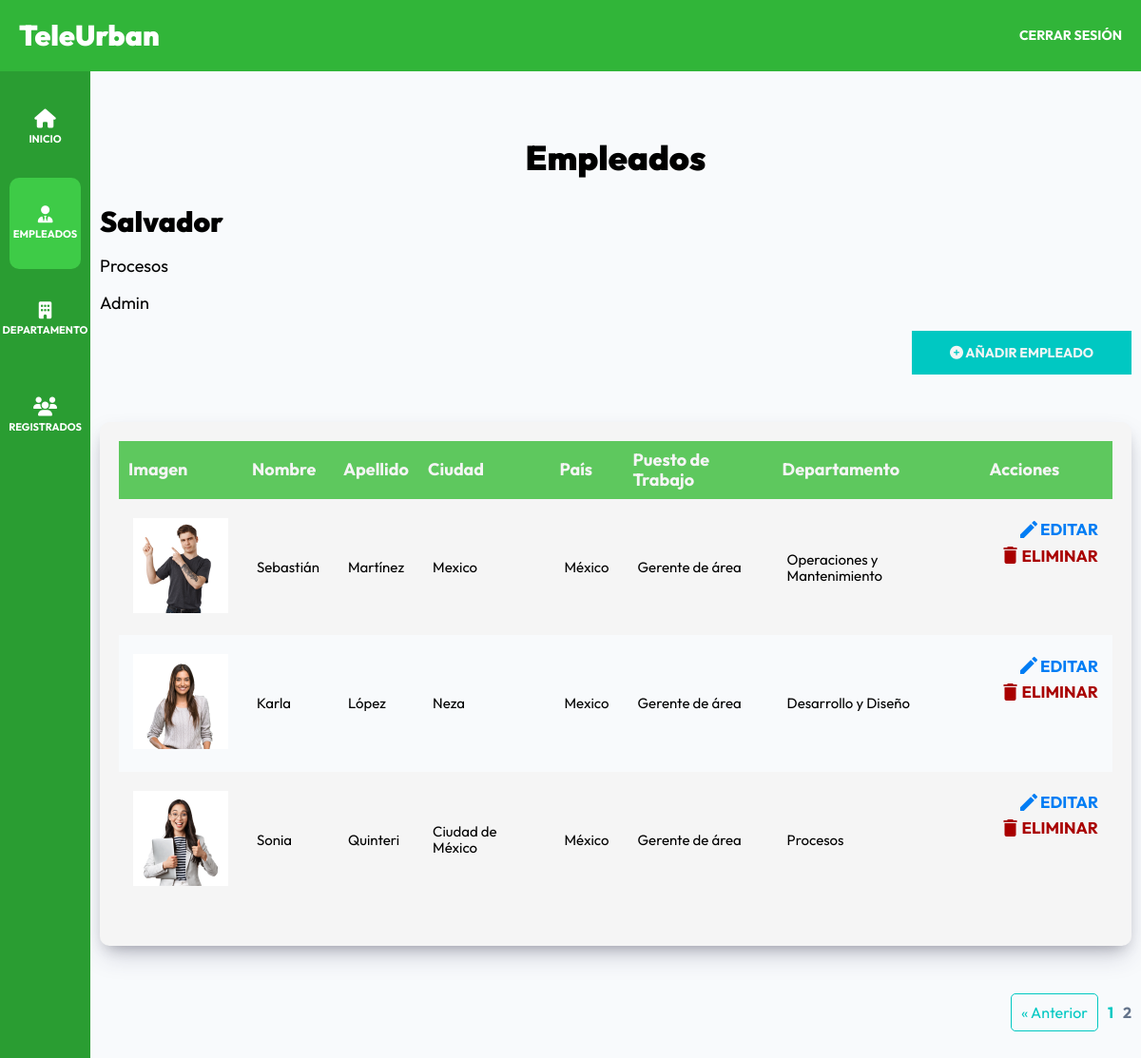
The page /admin/empleados?page=2 (signed in) on the database its author committed.
### tables this page shows
CREATE TABLE `departamentos` (
  `id` bigint NOT NULL AUTO_INCREMENT,
  `nombre_departamento` varchar(250) NOT NULL,
  `id_encargado` bigint NOT NULL,
  `descripcion` text,
  `imagen` varchar(255) DEFAULT NULL,
  `publicado` tinyint(1) DEFAULT '0',
  `disponible` tinyint(1) NOT NULL DEFAULT '1',
  PRIMARY KEY (`id`),
  KEY `departamento_ibfk_1` (`id_encargado`),
  CONSTRAINT `departamentos_ibfk_1` FOREIGN KEY (`id_encargado`) REFERENCES `empleados` (`id`)
);

CREATE TABLE `empleados` (
  `id` bigint NOT NULL AUTO_INCREMENT,
  `nombre` varchar(40) DEFAULT NULL,
  `apellido` varchar(40) DEFAULT NULL,
  `ciudad` varchar(20) DEFAULT NULL,
  `pais` varchar(20) DEFAULT NULL,
  `puesto_trabajo` varchar(100) DEFAULT NULL,
  `tags` varchar(255) DEFAULT NULL,
  `redes_sociales` text,
  `imagen` varchar(255) DEFAULT NULL,
  `departamento_id` bigint DEFAULT NULL,
  `puesto_trabajo_id` bigint DEFAULT NULL,
  PRIMARY KEY (`id`),
  KEY `departamento_id` (`departamento_id`),
  KEY `puesto_trabajo_id` (`puesto_trabajo_id`),
  CONSTRAINT `empleados_ibfk_1` FOREIGN KEY (`departamento_id`) REFERENCES `departamentos` (`id`),
  CONSTRAINT `empleados_ibfk_2` FOREIGN KEY (`puesto_trabajo_id`) REFERENCES `puestos_trabajo` (`id`)
);

CREATE TABLE `puestos_trabajo` (
  `id` bigint NOT NULL AUTO_INCREMENT,
  `nombre_puesto` varchar(255) NOT NULL,
  `rol` enum('admin','jefe','trabajador') NOT NULL,
  PRIMARY KEY (`id`)
);

### controllers/EmpleadosController.php (called while the page is built, shortened)
<?php
class EmpleadosController {
    public static function index(Router $router) {
        $user_role = '';
        $departamento_id = $_SESSION['departamento_id'] ?? null;
        $user_nombre = $_SESSION['nombre'] ?? '';
        $user_apellido = $_SESSION['apellido'] ?? '';
        $user_puesto_trabajo = $_SESSION['puesto_trabajo'] ?? '';
        $user_departamento_nombre = Empleado::obtenerNombrePorId('departamentos', $departamento_id, 'nombre_departamento');
        if (is_admin()) {
            $user_role = 'admin';
        } elseif (is_jefe()) {
            $user_role = 'jefe';
        } elseif (is_trabajador()) {
            $user_role = 'trabajador';
        }
        $pagina_actual = $_GET['page'] ?? 1;
        $pagina_actual = filter_var($pagina_actual, FILTER_VALIDATE_INT);
        $registros_por_pagina = 4;
        if (is_admin()) {
            $total = Empleado::total();
        } else {
            $total = Empleado::total('departamento_id', $departamento_id);
        }
        $paginacion = new Paginacion($pagina_actual, $registros_por_pagina, $total);
        if (is_admin()) {
            $empleados = Empleado::paginar($registros_por_pagina, $paginacion->offset());
        } else {
            $empleados = Empleado::whereArray(['departamento_id' => $departamento_id]);
        }
        foreach ($empleados as $empleado) {
            $empleado->puesto_trabajo_nombre = $empleado->obtenerNombrePuestoTrabajo();
            $empleado->departamento_nombre = $empleado->obtenerNombreDepartamento();
        }
        $router->render('admin/empleados/index', [
            'titulo' => 'Empleados',
            'empleados' => $empleados,
            'paginacion' => $paginacion->paginacion(),
            'user_role' => $user_role,
            'user_nombre' => $user_nombre,
            'user_apellido' => $user_apellido,
            'user_puesto_trabajo' => $user_puesto_trabajo,
            'user_departamento_nombre' => $user_departamento_nombre
        ]);
    }
}

### public/index.php (called while the page is built, shortened)
<?php
$router = new Router();
$router->get('/login', [AuthController::class, 'login']);
$router->post('/login', [AuthController::class, 'login']);
$router->post('/logout', [AuthController::class, 'logout']);
$router->get('/registro', [AuthController::class, 'registro']);
$router->post('/registro', [AuthController::class, 'registro']);
$router->get('/olvide', [AuthController::class, 'olvide']);
$router->post('/olvide', [AuthController::class, 'olvide']);
$router->get('/reestablecer', [AuthController::class, 'reestablecer']);
$router->post('/reestablecer', [AuthController::class, 'reestablecer']);
$router->get('/mensaje', [AuthController::class, 'mensaje']);
$router->get('/confirmar-cuenta', [AuthController::class, 'confirmar']);
$router->get('/admin/dashboard', [DashboardController::class, 'index']);
$router->get('/admin/empleados', [EmpleadosController::class, 'index']);
$router->get('/admin/empleados/crear', [EmpleadosController::class, 'crear']);
$router->post('/admin/empleados/crear', [EmpleadosController::class, 'crear']);
$router->get('/admin/empleados/editar', [EmpleadosController::class, 'editar']);
$router->post('/admin/empleados/editar', [EmpleadosController::class, 'editar']);
$router->post('/admin/empleados/eliminar', [EmpleadosController::class, 'eliminar']);
$router->get('/admin/departamentos', [DepartamentosController::class, 'index']);
$router->get('/admin/departamentos/crear', [DepartamentosController::class, 'crear']);
$router->post('/admin/departamentos/crear', [DepartamentosController::class, 'crear']);
$router->get('/admin/departamentos/editar', [DepartamentosController::class, 'editar']);
$router->post('/admin/departamentos/editar', [DepartamentosController::class, 'editar']);
$router->post('/admin/departamentos/eliminar', [DepartamentosController::class, 'eliminar']);
$router->post('/admin/departamentos/publicar', [DepartamentosController::class, 'publicar']);
$router->post('/admin/departamentos/despublicar', [DepartamentosController::class, 'despublicar']);
$router->post('/admin/departamentos/toggle-disponibilidad', [DepartamentosController::class, 'toggleDisponibilidad']);
$router->post('/admin/registrados/aceptar', [EntrevistaController::class, 'aceptar']);
$router->post('/admin/registrados/rechazar', [EntrevistaController::class, 'rechazar']);
$router->get('/admin/registrados/cv', [EntrevistaController::class, 'cv']);
$router->get('/admin/registrados/ver', [EntrevistaController::class, 'verMasInformacion']);
$router->get('/', [PaginasController::class, 'index']);
$router->get('/teleurban', [PaginasController::class, 'nosotros']);
$router->get('/departamentos', [PaginasController::class, 'departamentos']);
$router->get('/departamento', [DepartamentosController::class, 'detalle']);
$router->get('/citas', [CitasController::class, 'crear']);
$router->post('/citas', [CitasController::class, 'crear']);
$router->post('/validar-fecha-hora', [CitasController::class, 'validarFechaHora']);
$router->get('/404', [PaginasController::class, 'error']);
$router->get('/entrevistas', [CitasController::class, 'listar']);
$router->get('/modificar-cita', [CitasController::class, 'editar']);
$router->post('/modificar-cita', [CitasController::class, 'editar']);
$router->get('/login-cita', [CitasController::class, 'login']);
$router->post('/login-cita', [CitasController::class, 'login']);
$router->get('/admin/registrados', [EntrevistaController::class, 'index']);
$router->get('/admin/registrados/editar', [EntrevistaController::class, 'editar']);
$router->post('/admin/registrados/editar', [EntrevistaController::class, 'editar']);
$router->post('/admin/registrados/eliminar', [EntrevistaController::class, 'eliminar']);
$router->comprobarRutas();

### models/ActiveRecord.php (called while the page is built, shortened)
<?php
class ActiveRecord {
    protected static $db;
    protected static $tabla = '';
    public static function setDB($database) {
        self::$db = $database;
    }
    public static function consultarSQL($query) {
        $resultado = self::$db->query($query);
        $array = [];
        while($registro = $resultado->fetch_assoc()) {
            $array[] = static::crearObjeto($registro);
        }
        return $array;
    }
    protected static function crearObjeto($registro) {
        $objeto = new static;
        foreach($registro as $key => $value ) {
            if(property_exists( $objeto, $key  )) {
                $objeto->$key = $value;
            }
        }
        return $objeto;
    }
    public static function paginar($por_pagina, $offset) {
        $query = "SELECT * FROM " . static::$tabla . " ORDER BY id DESC LIMIT {$por_pagina} OFFSET {$offset} " ;
        $resultado = self::consultarSQL($query);
        return $resultado ;
    }
    public static function total($columna = '', $valor= '') {
        $query = "SELECT COUNT(*) FROM " . static::$tabla ;
        $resultado = self::$db->query($query);
        $total = $resultado->fetch_array();
        return array_shift($total);
    }
    public static function obtenerNombrePorId($tabla, $id, $columnaNombre = 'nombre') {
        $id = self::$db->escape_string($id);
        $query = "SELECT {$columnaNombre} FROM {$tabla} WHERE id = {$id}";
        $resultado = self::$db->query($query);
        if ($resultado) {
            $registro = $resultado->fetch_assoc();
            return $registro[$columnaNombre] ?? '';
        }
        return '';
    }
}

### includes/funciones.php (called while the page is built, shortened)
<?php
function is_admin() : bool {
    return isset($_SESSION['rol']) && $_SESSION['rol'] == 1;
}

### views/admin/empleados/index.php (the view, shortened to what this page needs)
<h2 class="dashboard__heading"><?php echo $titulo; ?></h2>
<div class="dashboard__user-info">
    <h3><?php echo htmlspecialchars($user_nombre . ' ' . $user_apellido); ?></h3>
    <p><?php echo htmlspecialchars($user_departamento_nombre); ?></p>
    <p><?php echo ucfirst(htmlspecialchars($user_role)); ?></p>
</div>
<?php if ($user_role === 'admin') { ?>
    <div class="dashboard__contenedor-boton">
        <a class="dashboard__boton" href="/admin/empleados/crear">
            <i class="fa-solid fa-circle-plus"></i>
            Añadir Empleado
        </a>
    </div>
<?php } ?>
<div class="dashboard__contenedor">
    <?php if (!empty($empleados)) { ?>
        <table class="table">
            <thead class="table__thead">
                <tr>
                    <th scope="col" class="table__th">Imagen</th>
                    <th scope="col" class="table__th">Nombre</th>
                    <th scope="col" class="table__th">Apellido</th>
                    <th scope="col" class="table__th">Ciudad</th>
                    <th scope="col" class="table__th">País</th>
                    <th scope="col" class="table__th">Puesto de Trabajo</th>
                    <th scope="col" class="table__th">Departamento</th>
                    <?php if ($user_role === 'admin' || $user_role === 'jefe') { ?>
                        <th scope="col" class="table__th">Acciones</th>
                    <?php } ?>
                </tr>
            </thead>
            <tbody class="table__tbody">
                <?php foreach ($empleados as $empleado) { ?>
                    <tr class="table__tr">
                        <td class="table__td" data-label="Imagen">
                            <img src="/img/galeria/<?php echo $empleado->imagen; ?>.png" alt="Imagen de <?php echo $empleado->nombre; ?>" class="imagen-tabla">
                        </td>
                        <td class="table__td" data-label="Nombre">
                            <?php echo $empleado->nombre; ?>
                        </td>
                        <td class="table__td" data-label="Apellido">
                            <?php echo $empleado->apellido; ?>
                        </td>
                        <td class="table__td" data-label="Ciudad">
                            <?php echo $empleado->ciudad; ?>
                        </td>
                        <td class="table__td" data-label="País">
                            <?php echo $empleado->pais; ?>
                        </td>
                        <td class="table__td" data-label="Puesto de Trabajo">
                            <?php echo $empleado->puesto_trabajo_nombre; ?>
                        </td>
                        <td class="table__td" data-label="Departamento">
                            <?php echo $empleado->departamento_nombre; ?>
                        </td>
                        <?php if ($user_role === 'admin' || $user_role === 'jefe') { ?>
                            <td class="table__td table__td--acciones" data-label="Acciones">
                                <div class="acciones-grid">
                                    <a class="table__accion table__accion--editar" href="/admin/empleados/editar?id=<?php echo $empleado->id; ?>">
                                        <i class="material-icons">edit</i>
                                        Editar
                                    </a>
                                    <form method="POST" action="/admin/empleados/eliminar" class="table__formulario">
                                        <button class="table__accion table__accion--eliminar" type="submit">
                                            <i class="material-icons">delete</i>
                                            Eliminar
                                        </button>
                                    </form>
                                </div>
                            </td>
                        <?php } ?>
                    </tr>
                <?php } ?>
            </tbody>
        </table>
    <?php } else { ?>
        <p class="text-center">No Hay Empleados Aún</p>
    <?php } ?>
</div>
<?php echo $paginacion; ?>

### rows shown on the page
departamentos: nombre_departamento "Procesos"
empleados: imagen (picture), nombre "Sebastián", apellido "Martínez", ciudad "Mexico", pais "México", puesto_trabajo.nombre_puesto "Gerente de área", departamento.nombre_departamento "Operaciones y Mantenimiento"
empleados: imagen (picture), nombre "Karla", apellido "López", ciudad "Neza", pais "Mexico", puesto_trabajo.nombre_puesto "Gerente de área", departamento.nombre_departamento "Desarrollo y Diseño"
empleados: imagen (picture), nombre "Sonia", apellido "Quinteri", ciudad "Ciudad de México", pais "México", puesto_trabajo.nombre_puesto "Gerente de área", departamento.nombre_departamento "Procesos"

### other values the page prints
$titulo "Empleados"
$user_nombre . ' ' . $user_apellido "Salvador"
$user_role "Admin"
